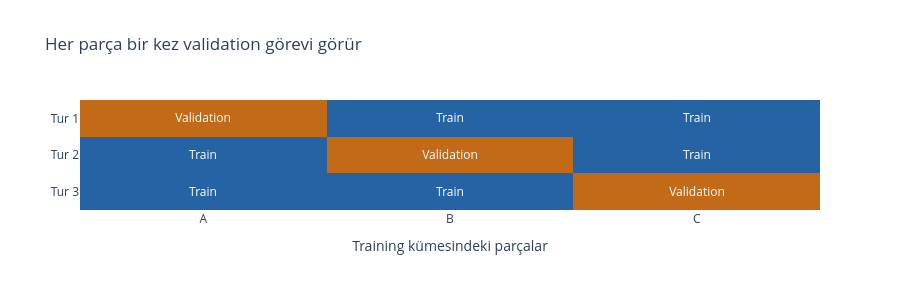

This figure's notebook cell:
### Markdown cell above
### 5.2 Üç fold ile cross-validation

`GroupKFold`, eğitim verisini A, B ve C olarak üç parçaya ayırır. Bir turda A'da ölçüp B ve C'de öğreniriz. Sonraki turlarda validation görevi B'ye ve C'ye geçer. Aynı karışımın tüm ölçümleri tek parçada kalır.

Aynı üç fold'u bütün modeller için saklıyoruz. Böylece model tahminlerini aynı validation verisinde karşılaştırıyoruz.

### Code cell
cv = GroupKFold(n_splits=3, shuffle=True, random_state=123)
outer_folds = list(cv.split(X_train, y_train, groups=train_groups))
scoring = "neg_root_mean_squared_error"

fold_roles = [[int(fold == part) for part in range(3)] for fold in range(3)]
fig = px.imshow(
    fold_roles, x=["A", "B", "C"], y=["Tur 1", "Tur 2", "Tur 3"],
    aspect="auto", color_continuous_scale=[COLOR_TRAIN, COLOR_VALIDATION],
    title="Her parça bir kez validation görevi görür",
    labels={"x": "Training kümesindeki parçalar", "y": ""},
)
fig.update_traces(text=np.where(np.array(fold_roles) == 1, "Validation", "Train"),
                  texttemplate="%{text}", textfont={"color": "white"}, hoverinfo="skip")
fig.update_layout(coloraxis_showscale=False, height=290)
fig.show()

### Figure 1 — Plotly figure (JSON) as saved in the notebook; plotly's stock layout.template omitted (floating-point values rounded to 4 significant figures)
{"data": [{"coloraxis": "coloraxis", "hoverinfo": "skip", "hovertemplate": "Training kümesindeki parçalar: %{x}<br>y: %{y}<br>color: %{z}<extra></extra>", "name": "0", "text": [["Validation", "Train", "Train"], ["Train", "Validation", "Train"], ["Train", "Train", "Validation"]], "textfont": {"color": "white"}, "texttemplate": "%{text}", "type": "heatmap", "x": ["A", "B", "C"], "xaxis": "x", "y": ["Tur 1", "Tur 2", "Tur 3"], "yaxis": "y", "z": [[1, 0, 0], [0, 1, 0], [0, 0, 1]]}], "layout": {"coloraxis": {"autocolorscale": false, "colorscale": [[0, "#2563a5"], [1, "#c36a18"]], "showscale": false}, "height": 290, "title": {"text": "Her parça bir kez validation görevi görür"}, "xaxis": {"anchor": "y", "domain": [0, 1], "title": {"text": "Training kümesindeki parçalar"}}, "yaxis": {"anchor": "x", "autorange": "reversed", "domain": [0, 1]}}}
